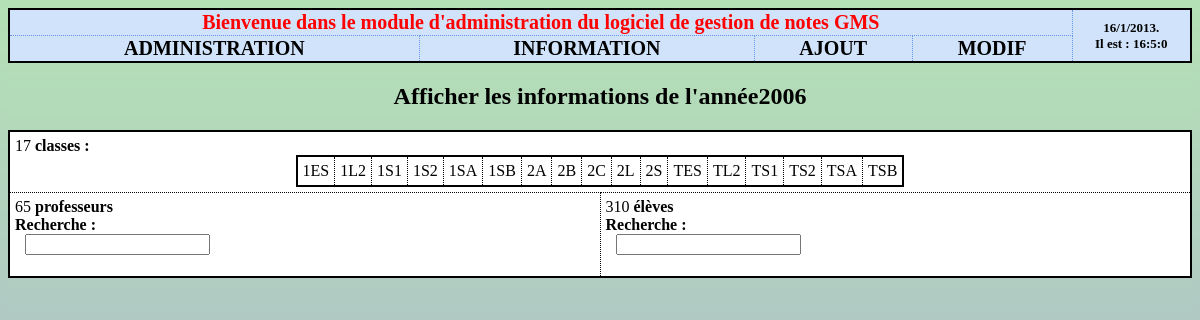
/admin/indexInfo.php, run on the app's committed database.
### tables this page shows
CREATE TABLE IF NOT EXISTS `CLASSE` (
  `id_classe` int(2) NOT NULL auto_increment,
  `nom_classe` char(3) NOT NULL default '',
  `id_pp` int(2) NOT NULL default '0',
  PRIMARY KEY  (`id_classe`),
  KEY `fkPP` (`id_pp`)
);

### admin/indexInfo.php (the view, shortened to what this page needs)
<html>
  <head>
	<link rel="stylesheet" type="text/css" href="style.css">
  </head>
  <body>
		<?php
		include("header.php");
		$annee=2006;
		print("<h2>Afficher les informations de l'ann&eacute;e".$annee."</h2>");
		?>
		<table width='100%' >
		<tr><td id="moyenne"  style="vertical-align : top;" colspan="2" >
		<?php
				include("../connect.php");
				$select_classe=mysql_query("select * from CLASSE ORDER BY nom_classe");
				$num_classe=mysql_num_rows($select_classe);
				print($num_classe." <b>classes :</b> ");
				?>
				<table align='center' style="vertical-align : 'top';"><tr>
				<?php
				while($ligne_classe=mysql_fetch_array($select_classe)){
					?>
					<td  bgcolor='#FFFFFF'  style="cursor : pointer" onclick=
					<?php
						$aff="<h3>Les eleves de la classe : ".$ligne_classe[1]."<br>";
						$select_liste_eleve=mysql_query("select * from ELEVE where id_classe='$ligne_classe[0]' ORDER BY nom_eleve");
						$num_eleve=mysql_num_rows($select_liste_eleve);
						$aff=$aff.$num_eleve." &eacute;l&egrave;ves :</h3> ";
						$aff=$aff."<table align=\'center\'>";
						$aff=$aff."<tr><th>n&#xb0;</th><th>NOM</th><th>Prenom</th></tr>";
						$nb_eleve=1;
						while($ligne_eleve=mysql_fetch_array($select_liste_eleve)){
							$aff=$aff."</tr><tr>";
							$aff=$aff."<td>".$nb_eleve."</td>";
							$aff=$aff."<td>".$ligne_eleve[1]."</td>";
							$aff=$aff."<td>".utf8_encode($ligne_eleve[2])."</td>";
							$nb_eleve++;
						}
						$aff=$aff."</tr></table><br>";
					?>
					"document.getElementById('chercheDiv').innerHTML=<?php print("'".$aff."'"); ?>;" onmouseout="this.style.backgroundColor='';" onmouseover="this.style.backgroundColor='#44FF99';"><?php print($ligne_classe[1]); ?></td>
					<?php
				}
				print("</tr></table>");
			?>
	</td></tr>
	<tr>
	<td id="professeur">
		<?php
		$select_professeur=mysql_query("select * from PROFESSEUR ORDER BY nom_professeur");
		$num_professeur=mysql_num_rows($select_professeur);
		print($num_professeur."<b> professeurs <br> </b>");
		?>
		<strong>Recherche :</strong><br/>
		<form name='rechercheProf'>
		<input type="text" name="recherche" value="" id="cherche" size="20" style="margin-left: 10px;" tabindex="1" onKeyUp="ahah('chercheProfesseur.php?nom='+this.value+'&annee=<?php print($annee); ?>','chercheDiv');" onClick="ahah('chercheProfesseur.php?nom=&annee=<?php print($annee); ?>','chercheDiv');">
		</form>
	</td>
	<td id="bulletin">
		<?php
		$select_eleve=mysql_query("select * from ELEVE ORDER BY nom_eleve");
		$num_eleve=mysql_num_rows($select_eleve);
		print($num_eleve."<b> &eacute;l&egrave;ves </b><br> ");
		?>
		<strong>Recherche :</strong><br/>
		<form name='rechercheEleve'>
		<input type="text" name="recherche" value="" id="cherche" size="20" style="margin-left: 10px;" tabindex="1" onKeyUp="ahah('chercheEleve.php?nom='+this.value+'&annee=<?php print($annee); ?>','chercheDiv');" onClick="ahah('chercheEleve.php?nom=&annee=<?php print($annee); ?>','chercheDiv');">
		</form>
	</td>
	</tr></table></center>
</body>
</html>

### style.css (style rules this page uses)
html,body { background-image:url(img/slash.png); text-align:center; }
table { margin:auto; background-color:#FFFFFF; border-color:black; border-style:solid; border-collapse:collapse; border-width:2px; }
td { text-align:left; padding:5px; font-family:truetype; font-size:100%; border-color:black; border-style:dotted; border-width:1px; }

### data on the page
classe: nom_classe "1ES"
classe: nom_classe "1L2"
classe: nom_classe "1S1"
classe: nom_classe "1S2"
classe: nom_classe "1SA"
classe: nom_classe "1SB"
classe: nom_classe "2A"
classe: nom_classe "2B"
classe: nom_classe "2C"
classe: nom_classe "2L"
classe: nom_classe "2S"
classe: nom_classe "TES"
classe: nom_classe "TL2"
classe: nom_classe "TS1"
classe: nom_classe "TS2"
classe: nom_classe "TSA"
classe: nom_classe "TSB"

### other printed values
$annee "2006"
$num_classe "17"
$num_professeur "65"
$num_eleve "310"
